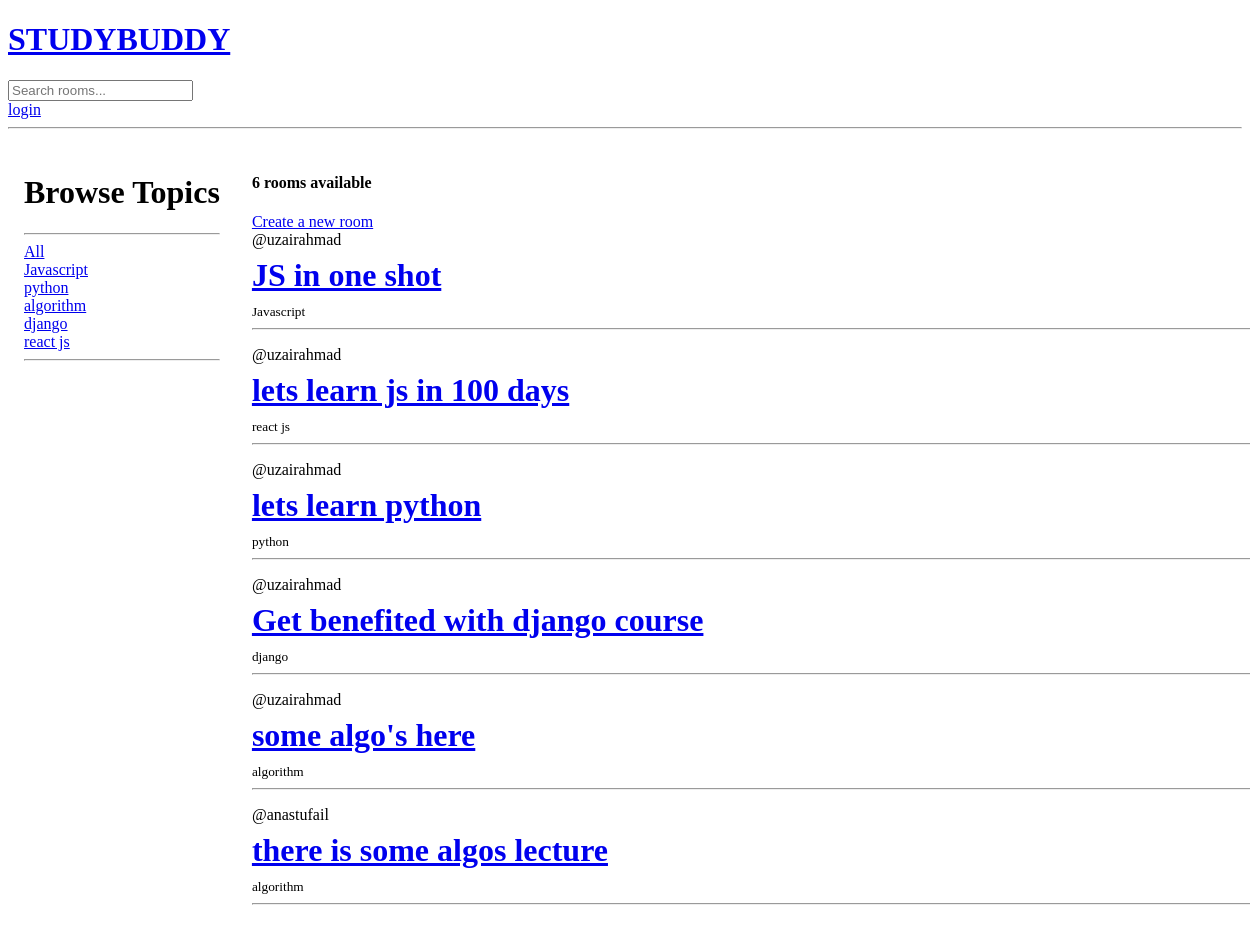
Before: / with the older database file.
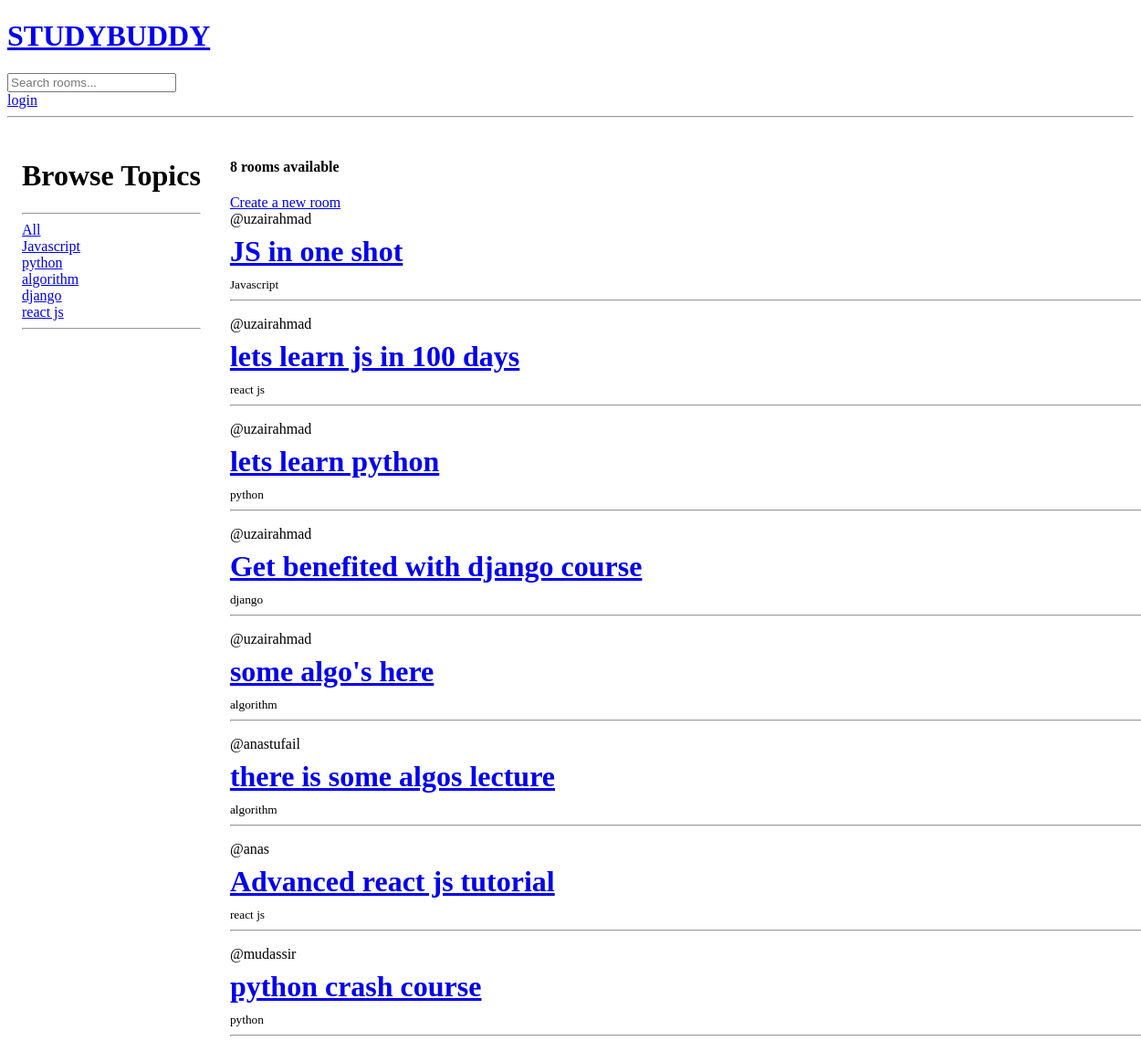
After: the same page with the newer database file.
### base/models.py (models this page shows, shortened)
class Topic(models.Model):
    name = models.CharField(max_length=200)
    def __str__(self):
        return self.name

class Room(models.Model):
    host = models.ForeignKey(User, on_delete=models.SET_NULL, null=True)
    topic = models.ForeignKey(Topic, on_delete=models.SET_NULL, null=True)
    name = models.CharField(max_length=200)
    description = models.TextField(null=True, blank=True)
    updated = models.DateTimeField(auto_now=True)
    created = models.DateTimeField(auto_now_add=True)

### base/views.py (the view)
# urls.py: path('', views.home, name='home'),
def home(request):
    q = request.GET.get('q') if request.GET.get('q') else ''
    if q:
        rooms = Room.objects.filter(
            Q(topic__name__icontains=q) |
            Q(name__icontains=q) |
            Q(description__icontains=q)
        )
    else:
        rooms = Room.objects.all()
    topics=Topic.objects.all()
    room_count=rooms.count()
    return render(request, 'base/home.html',{'rooms': rooms,'topics':topics,'room_count':room_count})

### base/templates/base/home.html (shortened to what this page needs)
{% extends "main.html" %} {% block content %}
<div class="container">
  <div class="topics">
    <h1>Browse Topics</h1>
    <hr />
    <a href="{% url 'home' %}">All</a><br />
    {% for topic in topics %}
    <a href="{% url 'home' %}?q={{ topic.name }}">{{ topic.name }}</a><br />
    {% endfor %}
    <hr />
  </div>
  <div class="rooms">
    <h4>{{room_count}} rooms available</h4>
    <a href="{% url 'createRoom' %}">Create a new room</a>
    {% for room in rooms %}
    <div class="room">
      <span>@{{ room.host.username }}</span>
      <h1><a href="{% url 'room' room.id %}">{{ room.name }}</a></h1>
      <small>{{ room.topic }}</small>
      <hr />
    </div>
    {% endfor %}
  </div>
</div>
{% endblock %}

Changed rows visible on the page:
added Room: host.username "anas", name "Advanced react js tutorial", topic "react js"
added Room: host.username "mudassir", name "python crash course", topic "python"
Other visible differences:
{{ room_count }}: "6" → "8"
